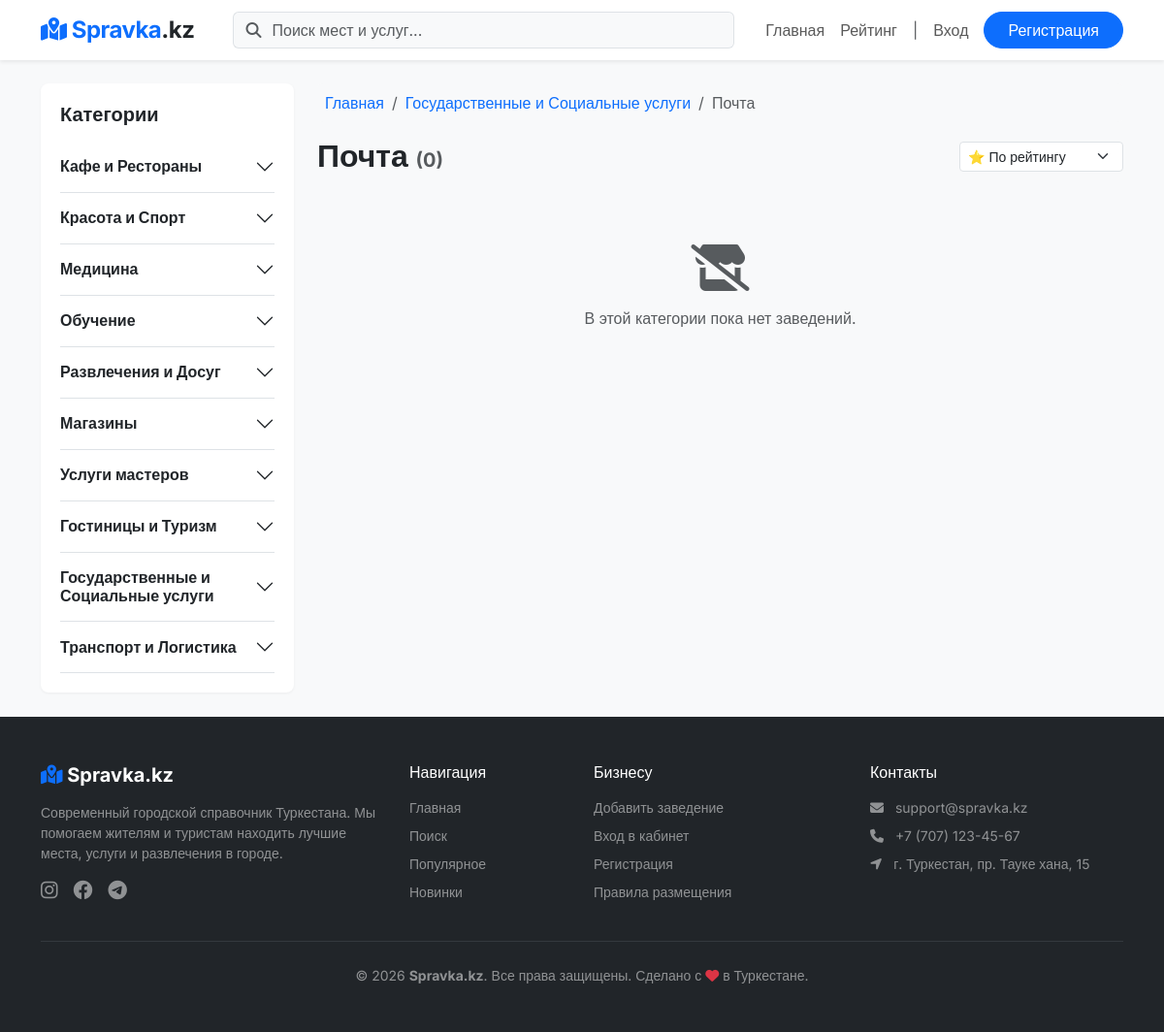
Screenshot of /category.php?slug=post-office with the database file from the repository.
### tables this page shows
CREATE TABLE `categories` (
  `cat_id` int(11) UNSIGNED NOT NULL,
  `cat_name` varchar(255) NOT NULL,
  `cat_slug` varchar(255) NOT NULL,
  `cat_parent_id` int(11) UNSIGNED DEFAULT NULL
);

### back/functions.php (called while the page is built, shortened)
<?php
function h($str) {
    return htmlspecialchars($str, ENT_QUOTES, 'UTF-8');
}
?>

### category.php (the view, shortened to what this page needs)
<?php
require_once 'templates/header.php';
require_once 'templates/sidebar.php';
$slug = $_GET['slug'] ?? '';
$sort = $_GET['sort'] ?? 'rating';
$page = isset($_GET['page']) ? (int)$_GET['page'] : 1;
$limit = 9;
$offset = ($page - 1) * $limit;
echo '<div class="col-md-9">';
$stmt = $pdo->prepare("SELECT * FROM categories WHERE cat_slug = ?");
$stmt->execute([$slug]);
$category = $stmt->fetch();
$cat_ids = [$category['cat_id']];
$parent = null;
if ($category['cat_parent_id'] === NULL) {
    $stmtChildren = $pdo->prepare("SELECT * FROM categories WHERE cat_parent_id = ? ORDER BY cat_name");
    $stmtChildren->execute([$category['cat_id']]);
    $subcategories = $stmtChildren->fetchAll();
    foreach ($subcategories as $sub) {
        $cat_ids[] = $sub['cat_id'];
    }
} else {
    $stmtParent = $pdo->prepare("SELECT * FROM categories WHERE cat_id = ?");
    $stmtParent->execute([$category['cat_parent_id']]);
    $parent = $stmtParent->fetch();
}
$placeholders = str_repeat('?,', count($cat_ids) - 1) . '?';
$sql = "SELECT p.* FROM post p
        JOIN s_categories sc ON p.post_id = sc.post_id
        WHERE sc.cat_id IN ($placeholders) AND p.status = 1 ";
$sql .= "GROUP BY p.post_id ";
switch ($sort) {
    default: $sql .= "ORDER BY p.rating_avg DESC, p.rating_count DESC "; break;
}
$sql .= "LIMIT $limit OFFSET $offset";
$stmtPosts = $pdo->prepare($sql);
$stmtPosts->execute($cat_ids);
$posts = $stmtPosts->fetchAll();
$sqlCount = "SELECT COUNT(DISTINCT p.post_id) FROM post p
             JOIN s_categories sc ON p.post_id = sc.post_id
             WHERE sc.cat_id IN ($placeholders) AND p.status = 1";
$stmtCount = $pdo->prepare($sqlCount);
$stmtCount->execute($cat_ids);
$total_posts = $stmtCount->fetchColumn();
?>
<nav aria-label="breadcrumb">
  <ol class="breadcrumb bg-light p-2 rounded">
    <li class="breadcrumb-item"><a href="index.php" class="text-decoration-none">Главная</a></li>
    <?php if ($parent): ?>
        <li class="breadcrumb-item">
            <a href="category.php?slug=<?= h($parent['cat_slug']) ?>" class="text-decoration-none"><?= h($parent['cat_name']) ?></a>
        </li>
    <?php endif; ?>
    <li class="breadcrumb-item active" aria-current="page"><?= h($category['cat_name']) ?></li>
  </ol>
</nav>
<div class="d-flex justify-content-between align-items-center mb-4 flex-wrap gap-2">
    <h2 class="fw-bold mb-0"><?= h($category['cat_name']) ?> <span class="text-muted fs-5">(<?= $total_posts ?>)</span></h2>
    <form method="GET" class="d-flex align-items-center">
        <select name="sort" class="form-select form-select-sm" onchange="this.form.submit()" style="width: auto; min-width: 150px;">
            <option value="rating" <?= $sort == 'rating' ? 'selected' : '' ?>>⭐ По рейтингу</option>
        </select>
    </form>
</div>
<div class="row">
    <?php if (empty($posts)): ?>
        <div class="col-12 py-5 text-center text-muted">
            <i class="fa-solid fa-store-slash fa-3x mb-3"></i>
            <p>В этой категории пока нет заведений.</p>
        </div>
    <?php else: ?>
        <?php foreach ($posts as $post): ?>
            <?php include 'templates/card.php'; ?>
        <?php endforeach; ?>
    <?php endif; ?>
</div>
<?php
echo '</div>';
require_once 'templates/footer.php';
?>

### templates/sidebar.php (shortened to what this page needs)
<div class="col-md-3 mb-4">
    <div class="sidebar">
        <h5 class="mb-3 fw-bold">Категории</h5>
        <?php
        $stmt = $pdo->query("SELECT * FROM categories ORDER BY cat_id ASC");
        $allCats = $stmt->fetchAll();
        $tree = [];
        $children = [];
        foreach ($allCats as $cat) {
            if ($cat['cat_parent_id'] === NULL) {
                $tree[$cat['cat_id']] = $cat;
                $tree[$cat['cat_id']]['subs'] = [];
            } else {
                $children[] = $cat;
            }
        }
        foreach ($children as $child) {
            if (isset($tree[$child['cat_parent_id']])) {
                $tree[$child['cat_parent_id']]['subs'][] = $child;
            }
        }
        ?>
        <div class="accordion accordion-flush" id="accordionSidebar">
            <?php foreach($tree as $parent): ?>
                <div class="accordion-item bg-transparent border-0 border-bottom">
                    <h2 class="accordion-header" id="heading-<?= $parent['cat_id'] ?>">
                        <?php if(empty($parent['subs'])): ?>
                            <a href="category.php?slug=<?= h($parent['cat_slug']) ?>" class="accordion-button collapsed shadow-none bg-transparent text-decoration-none text-dark fw-bold px-0 d-block">
                                <?= h($parent['cat_name']) ?>
                            </a>
                        <?php else: ?>
                            <button class="accordion-button collapsed shadow-none bg-transparent px-0 text-dark fw-bold" type="button" data-bs-toggle="collapse" data-bs-target="#collapse-<?= $parent['cat_id'] ?>" aria-expanded="false">
                                <?= h($parent['cat_name']) ?>
                            </button>
                        <?php endif; ?>
                    </h2>
                </div>
            <?php endforeach; ?>
        </div>
    </div>
</div>

### assets/style.css (style rules this page uses)
body { background-color: #f4f7f6; font-family: 'Segoe UI', Tahoma, Geneva, Verdana, sans-serif; }
.sidebar { background: #fff; padding: 20px; border-radius: 8px; box-shadow: 0 1px 3px rgba(0,0,0,0.05); }

### templates/header.php (style rules this page uses)
body { font-family: 'Inter', sans-serif; background-color: #f8f9fa; }

### rows the page displays
categories: cat_name "Кафе и Рестораны"
categories: cat_name "Красота и Спорт"
categories: cat_name "Медицина"
categories: cat_name "Обучение"
categories: cat_name "Развлечения и Досуг"
categories: cat_name "Магазины"
categories: cat_name "Услуги мастеров"
categories: cat_name "Гостиницы и Туризм"
categories: cat_name "Государственные и Социальные услуги"
categories: cat_name "Транспорт и Логистика"
categories: cat_name "Почта"

### other values shown
$total_posts "0"
